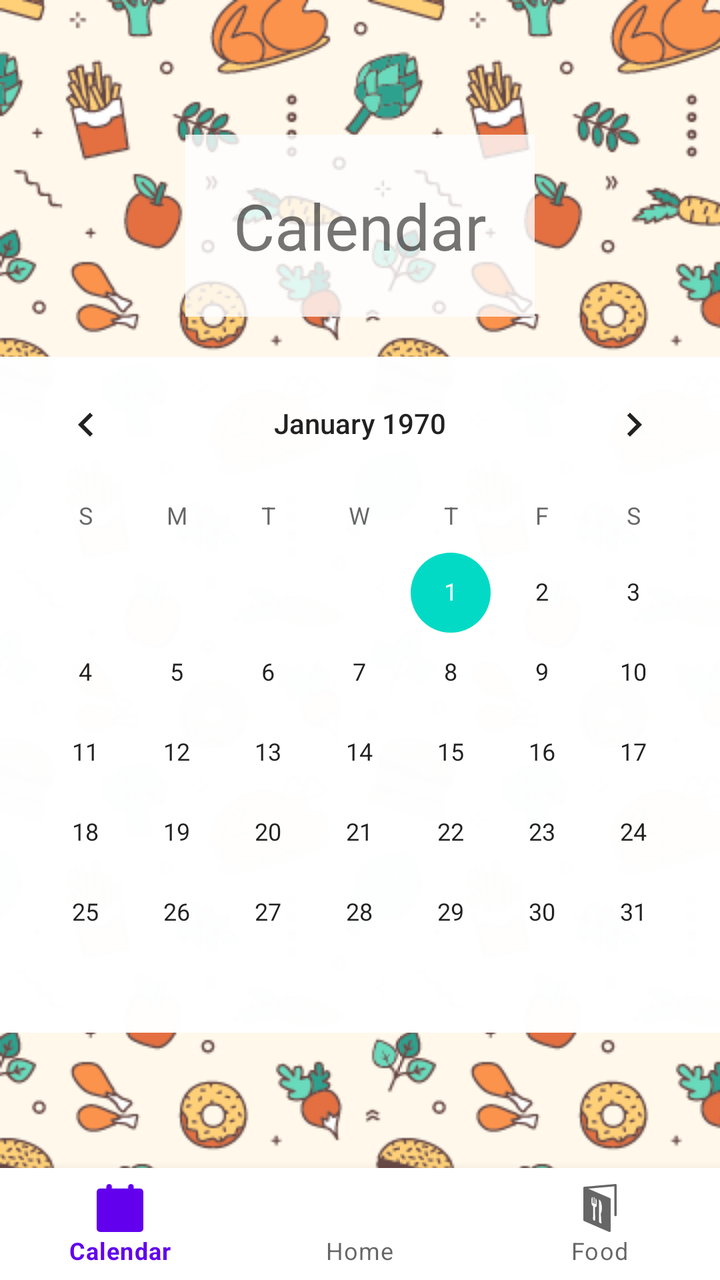
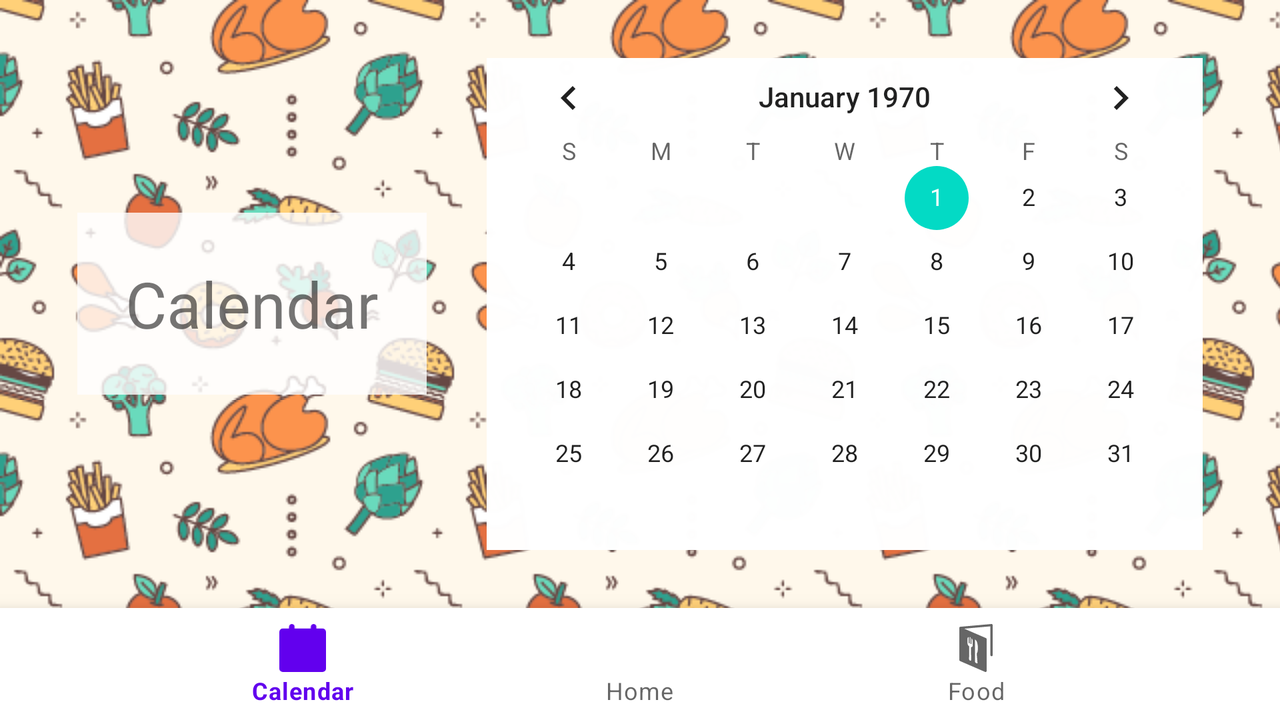

An Android layout and its configuration variant, each rendered on a device that would load it. The default file and the variant file are quoted in full after the pictures.
<!-- AndroidManifest.xml: application theme Theme.MobileDevPracticeProject -->
<!-- res/layout/activity_calendar.xml -->
<?xml version="1.0" encoding="utf-8"?>
<RelativeLayout xmlns:android="http://schemas.android.com/apk/res/android"
    xmlns:app="http://schemas.android.com/apk/res-auto"
    xmlns:tools="http://schemas.android.com/tools"
    android:layout_width="match_parent"
    android:layout_height="match_parent"
    android:orientation="vertical"
    tools:context=".CalendarActivity"
    >

    <LinearLayout
        android:id="@+id/main_container"
        android:layout_width="match_parent"
        android:layout_height="match_parent"
        android:orientation="vertical"
        android:gravity="center"
        android:layout_above="@id/bottom_navigation">

        <TextView
            android:layout_width="wrap_content"
            android:layout_height="wrap_content"
            android:background="@color/primary_text_bg"
            android:layout_marginBottom="20dp"
            android:padding="24dp"
            android:text="@string/calendar_planner_button_text"
            android:textSize="32dp" />

        <CalendarView
            android:id="@+id/calendarView"
            android:layout_width="match_parent"
            android:layout_height="wrap_content"
            android:background="@color/body_text_bg"
            android:visibility="visible" />
    </LinearLayout>

    <com.google.android.material.bottomnavigation.BottomNavigationView
        android:id="@+id/bottom_navigation"
        android:layout_width="match_parent"
        android:layout_height="wrap_content"
        android:layout_alignParentBottom="true"
        app:menu="@menu/bottom_navigation_menu" />
</RelativeLayout>
<!-- resources referenced by this layout -->
<resources>
  <color name="body_text_bg">#E6FFFFFF</color>
  <color name="primary_text_bg">#CCFFFFFF</color>
  <string name="calendar_planner_button_text">Calendar</string>
  <style name="Theme.MobileDevPracticeProject" parent="Theme.MaterialComponents.DayNight.NoActionBar">
          
          <item name="colorPrimary">@color/purple_500</item>
          <item name="colorPrimaryVariant">@color/purple_700</item>
          <item name="colorOnPrimary">@color/white</item>
          
          <item name="colorSecondary">@color/teal_200</item>
          <item name="colorSecondaryVariant">@color/teal_700</item>
          <item name="colorOnSecondary">@color/black</item>
          
          <item name="android:statusBarColor" tools:targetApi="l">?attr/colorPrimaryVariant</item>
          
          <item name="android:windowBackground">@drawable/main_bg</item>
      </style>
  <color name="purple_500">#FF6200EE</color>
  <color name="purple_700">#FF3700B3</color>
  <color name="white">#FFFFFFFF</color>
  <color name="teal_200">#FF03DAC5</color>
  <color name="teal_700">#FF018786</color>
  <color name="black">#FF000000</color>
  <!-- drawable main_bg (drawable) -->
  <?xml version="1.0" encoding="utf-8"?>
  <bitmap xmlns:android="http://schemas.android.com/apk/res/android"
      android:src="@drawable/food_tile"
      android:tileMode="repeat" />
  <!-- drawable food_tile: png bitmap (drawable, 26332 bytes) -->
</resources>
<!-- res/layout-land/activity_calendar.xml (the repository's variant of the layout above) -->
<!-- drawn on the phone turned sideways -->
<?xml version="1.0" encoding="utf-8"?>
<RelativeLayout xmlns:android="http://schemas.android.com/apk/res/android"
    xmlns:app="http://schemas.android.com/apk/res-auto"
    android:layout_width="match_parent"
    android:layout_height="match_parent"
    android:gravity="center_horizontal"
    android:layout_gravity="center_vertical|center_horizontal">

    <FrameLayout
        android:id="@+id/main_container"
        android:layout_width="match_parent"
        android:layout_height="match_parent"
        android:orientation="horizontal"
        android:layout_above="@id/bottom_navigation">
        <LinearLayout
            android:layout_width="wrap_content"
            android:layout_height="match_parent"
            android:layout_gravity="center"
            android:orientation="horizontal">
            <TextView
                android:layout_width="wrap_content"
                android:layout_height="wrap_content"
                android:layout_gravity="center"
                android:background="@color/primary_text_bg"
                android:layout_marginRight="30dp"
                android:padding="24dp"
                android:textSize="32dp"
                android:text="@string/calendar_planner_button_text" />

            <CalendarView
                android:id="@+id/calendarView"
                android:layout_width="wrap_content"
                android:layout_height="wrap_content"
                android:layout_gravity="center"
                android:background="@color/body_text_bg" />
        </LinearLayout>
    </FrameLayout>

    <com.google.android.material.bottomnavigation.BottomNavigationView
        android:id="@+id/bottom_navigation"
        android:layout_width="match_parent"
        android:layout_height="wrap_content"
        android:layout_alignParentBottom="true"
        app:menu="@menu/bottom_navigation_menu" />
</RelativeLayout>
